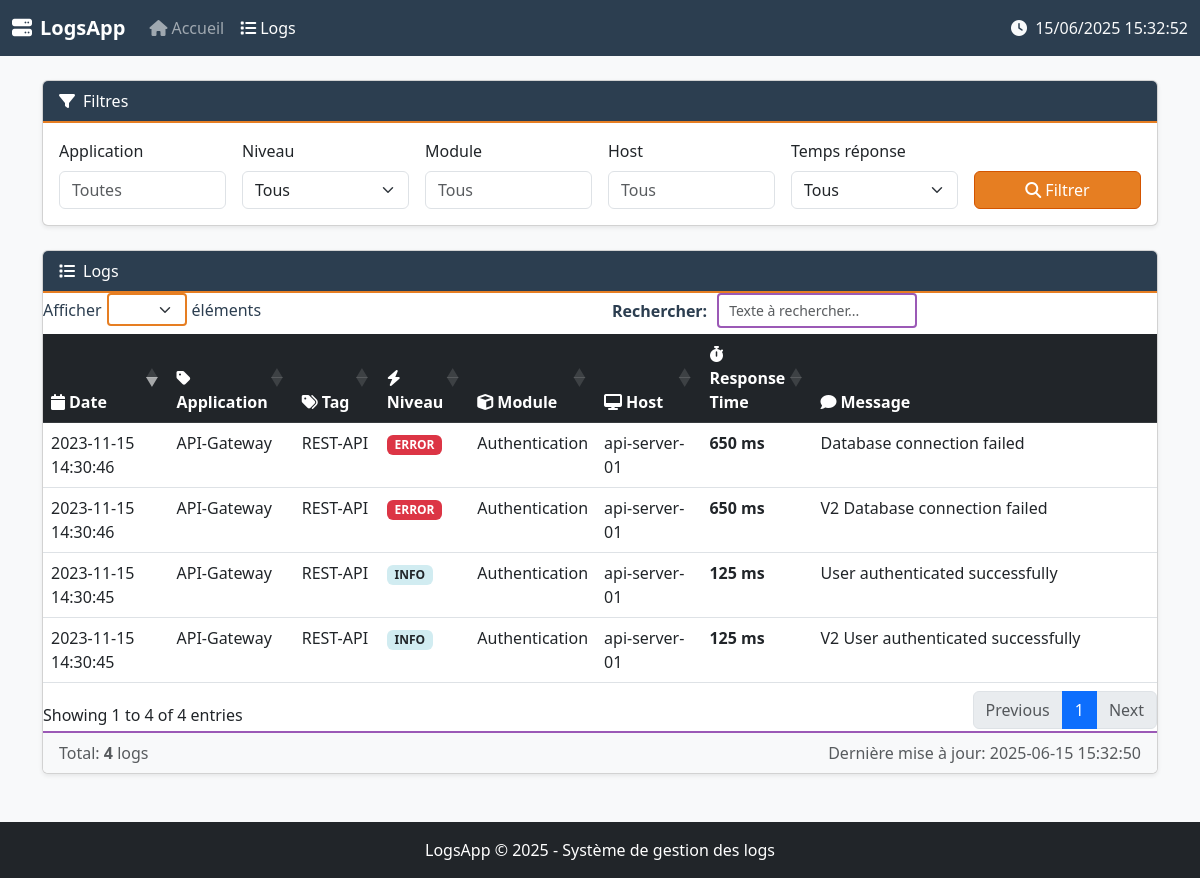
Page /logs on the committed database.
### tables this page shows
CREATE TABLE logs (
                    id INTEGER PRIMARY KEY AUTOINCREMENT,
                    application TEXT,
                    tag TEXT,
                    timestamp TEXT,
                    level TEXT,
                    message TEXT,
                    user TEXT,
                    module TEXT,
                    host TEXT,
                    response_time INTEGER DEFAULT 0
                );

### server/app.py (the view)
@app.route('/logs')
def view_logs():
    filters = {
        'tag': request.args.get('tag', ''),
        'level': request.args.get('level', ''),
        'application': request.args.get('application', ''),
        'module': request.args.get('module', ''),
        'host': request.args.get('host', ''),
        'response_time': request.args.get('response_time', '')
    }
    logs = db.get_logs(
        tag=filters['tag'],
        level=filters['level'],
        application=filters['application'],
        module=filters['module'],
        host=filters['host'],
        response_time=filters['response_time']
    )
    stats = {
        'total': len(logs),
        'info': sum(1 for log in logs if log['level'] == 'INFO'),
        'warnings': sum(1 for log in logs if log['level'] == 'WARNING'),
        'errors': sum(1 for log in logs if log['level'] == 'ERROR')
    }
    return render_template('logs.html', logs=logs, stats=stats, **filters)

### server/app.py (called while the page is built)
@app.context_processor
def inject_global_vars():
    return {
        'now': datetime.now().strftime("%Y-%m-%d %H:%M:%S"),
        'app_name': 'LogsApp'
    }

### server/db_sqlite.py (called while the page is built, shortened)
    def get_logs(self, tag='', level='', application='',
           module='', host='', response_time='', limit=100):
            query = 'SELECT * FROM logs WHERE 1=1'
            params = []
            conditions = {
                'tag': tag,
                'level': level,
                'application': application,
                'module': module,
                'host': host
            }
            for field, value in conditions.items():
                if value:
                    query += f' AND {field} = ?'
                    params.append(value)
            query += ' ORDER BY timestamp DESC LIMIT ?'
            params.append(limit)
            return self.conn.execute(query, params).fetchall()

### server/templates/logs.html (shortened to what this page needs)
{% extends "base.html" %}
{% block extra_css %}
<link rel="stylesheet" href="https://cdn.datatables.net/1.13.6/css/dataTables.bootstrap5.min.css">
{% endblock %}
{% block content %}
<div class="card shadow-sm mb-4">
    <div class="card-header bg-primary text-white">
        <i class="fas fa-filter me-2"></i>Filtres
    </div>
    <div class="card-body">
        <form id="filterForm" class="row g-3">
            <div class="col-md-2">
                <label for="appFilter" class="form-label">Application</label>
                <input type="text" class="form-control" id="appFilter" name="application"
                       value="{{ application or '' }}" placeholder="Toutes">
            </div>
            <div class="col-md-2">
                <label for="levelFilter" class="form-label">Niveau</label>
                <select class="form-select" id="levelFilter" name="level">
                    <option value="">Tous</option>
                </select>
            </div>
            <div class="col-md-2">
                <label for="moduleFilter" class="form-label">Module</label>
                <input type="text" class="form-control" id="moduleFilter" name="module"
                       value="{{ module or '' }}" placeholder="Tous">
            </div>
            <div class="col-md-2">
                <label for="hostFilter" class="form-label">Host</label>
                <input type="text" class="form-control" id="hostFilter" name="host"
                       value="{{ host or '' }}" placeholder="Tous">
            </div>
            <div class="col-md-2">
                <label for="responseTimeFilter" class="form-label">Temps réponse</label>
                <select class="form-select" id="responseTimeFilter" name="response_time">
                    <option value="">Tous</option>
                </select>
            </div>
            <div class="col-md-2 d-flex align-items-end">
                <button type="submit" class="btn btn-primary w-100">
                    <i class="fas fa-search me-1"></i>Filtrer
                </button>
            </div>
        </form>
    </div>
</div>
<div class="card shadow-sm">
    <div class="card-header bg-primary text-white d-flex justify-content-between align-items-center">
        <span><i class="fas fa-list me-2"></i>Logs</span>
    </div>
    <div class="card-body p-0">
        <div class="table-responsive">
            <table id="logsTable" class="table table-hover mb-0">
                <thead class="table-dark">
                    <tr>
                        <th><i class="fas fa-calendar me-1"></i>Date</th>
                        <th><i class="fas fa-tag me-1"></i>Application</th>
                        <th><i class="fas fa-tags me-1"></i>Tag</th>
                        <th><i class="fas fa-bolt me-1"></i>Niveau</th>
                        <th><i class="fas fa-cube me-1"></i>Module</th>
                        <th><i class="fas fa-desktop me-1"></i>Host</th>
                        <th><i class="fas fa-stopwatch me-1"></i>Response Time</th>
                        <th><i class="fas fa-comment me-1"></i>Message</th>
                    </tr>
                </thead>
                <tbody>
                    {% for log in logs %}
                    <tr class="{% if log.level == 'ERROR' %}log-error{% elif log.level == 'WARNING' %}log-warning{% else %}log-info{% endif %}">
                        <td>{{ log.timestamp }}</td>
                        <td>{{ log.application }}</td>
                        <td>{{ log.tag }}</td>
                        <td>
                            <span class="badge
                                {% if log.level == 'ERROR' %}bg-danger
                                {% elif log.level == 'WARNING' %}bg-warning text-dark
                                {% elif log.level == 'INFO' %}bg-info text-dark
                                {% else %}bg-secondary{% endif %}">
                                {{ log.level }}
                            </span>
                        </td>
                        <td>{{ log.module }}</td>
                        <td>{{ log.host }}</td>
                        <td class="{% if log.response_time < 100 %}response-time-fast
                                  {% elif log.response_time < 500 %}response-time-medium
                                  {% else %}response-time-slow{% endif %}">
                            {{ log.response_time }} ms
                        </td>
                        <td class="text-truncate" style="max-width: 300px;" title="{{ log.message }}">{{ log.message }}</td>
                    </tr>
                    {% else %}
                    <tr>
                        <td colspan="8" class="text-center py-4 text-muted">Aucun log disponible</td>
                    </tr>
                    {% endfor %}
                </tbody>
            </table>
        </div>
    </div>
    <div class="card-footer text-muted">
        <div class="d-flex justify-content-between">
            <div>Total: <strong>{{ logs|length }}</strong> logs</div>
            <div>Dernière mise à jour: <span id="lastUpdate">{{ now }}</span></div>
        </div>
    </div>
</div>
{% endblock %}

### server/templates/base.html (shortened to what this page needs)
<!DOCTYPE html>
<html lang="fr">
<head>
    <link href="https://cdn.jsdelivr.net/npm/bootstrap@5.3.0/dist/css/bootstrap.min.css" rel="stylesheet">
    <link rel="stylesheet" href="https://cdnjs.cloudflare.com/ajax/libs/font-awesome/6.4.0/css/all.min.css">
    {% block extra_css %}{% endblock %}
</head>
<body class="bg-light">
    <nav class="navbar navbar-expand-lg navbar-dark bg-primary">
        <div class="container-fluid">
            <a class="navbar-brand fw-bold" href="/">
                <i class="fas fa-server me-2"></i>LogsApp
            </a>
            <div class="collapse navbar-collapse" id="navbarNav">
                <ul class="navbar-nav me-auto">
                    <li class="nav-item">
                        <a class="nav-link {% if request.path == '/' %}active{% endif %}" href="/">
                            <i class="fas fa-home me-1"></i>Accueil
                        </a>
                    </li>
                    <li class="nav-item">
                        <a class="nav-link {% if request.path.startswith('/logs') %}active{% endif %}" href="/logs">
                            <i class="fas fa-list me-1"></i>Logs
                        </a>
                    </li>
                </ul>
                <div class="navbar-text text-light">
                    <i class="fas fa-clock me-1"></i>
                    <span id="current-time">{{ now }}</span>
                </div>
            </div>
        </div>
    </nav>
    <main class="container py-4">
        {% block content %}{% endblock %}
    </main>
    <footer class="bg-dark text-white py-3 mt-4">
        <div class="container text-center">
            <p class="mb-0">LogsApp &copy; {{ now[:4] }} - Système de gestion des logs</p>
        </div>
    </footer>
</body>
</html>

### server/templates/base.html (style rules this page uses)
.log-error { background-color: #f8d7da; }
.log-info { background-color: #d1ecf1; }
.table-responsive { max-height: 70vh; overflow-y: auto; }
main { min-height: 80vh; }

### server/templates/logs.html (style rules this page uses)
.bg-primary { background-color: #2c3e50 !important; }
.btn-primary { background-color: #e67e22 !important; border-color: #d35400 !important; }
.badge.bg-info { background-color: #d1ecf1 !important; }
.card-header { border-bottom: 2px solid #e67e22; }
.card-footer { background-color: #f8f9fa; border-top: 2px solid #9b59b6; }
.log-error { background-color: #f8d7da; }
.log-info { background-color: #d1ecf1; }
.response-time-medium { color: #ffc107; font-weight: bold; }
.response-time-slow { color: #dc3545; font-weight: bold; }
th:nth-child(1) { width: 12%; }
th:nth-child(2) { width: 10%; }
th:nth-child(3) { width: 8%; }
th:nth-child(4) { width: 8%; }
th:nth-child(5) { width: 10%; }
th:nth-child(6) { width: 10%; }
th:nth-child(7) { width: 10%; }
th:nth-child(8) { width: 32%; }

### rows in the picture
logs: timestamp "2023-11-15 14:30:46", application "API-Gateway", tag "REST-API", level "ERROR", module "Authentication", host "api-server-01", response_time "650", message "Database connection failed"
logs: timestamp "2023-11-15 14:30:46", application "API-Gateway", tag "REST-API", level "ERROR", module "Authentication", host "api-server-01", response_time "650", message "V2 Database connection failed"
logs: timestamp "2023-11-15 14:30:45", application "API-Gateway", tag "REST-API", level "INFO", module "Authentication", host "api-server-01", response_time "125", message "User authenticated successfully"
logs: timestamp "2023-11-15 14:30:45", application "API-Gateway", tag "REST-API", level "INFO", module "Authentication", host "api-server-01", response_time "125", message "V2 User authenticated successfully"

### other values in the picture
{{ logs|length }} "4"
{{ now }} "2025-06-15 15:32:50"
{{ now[:4] }} "2025"
